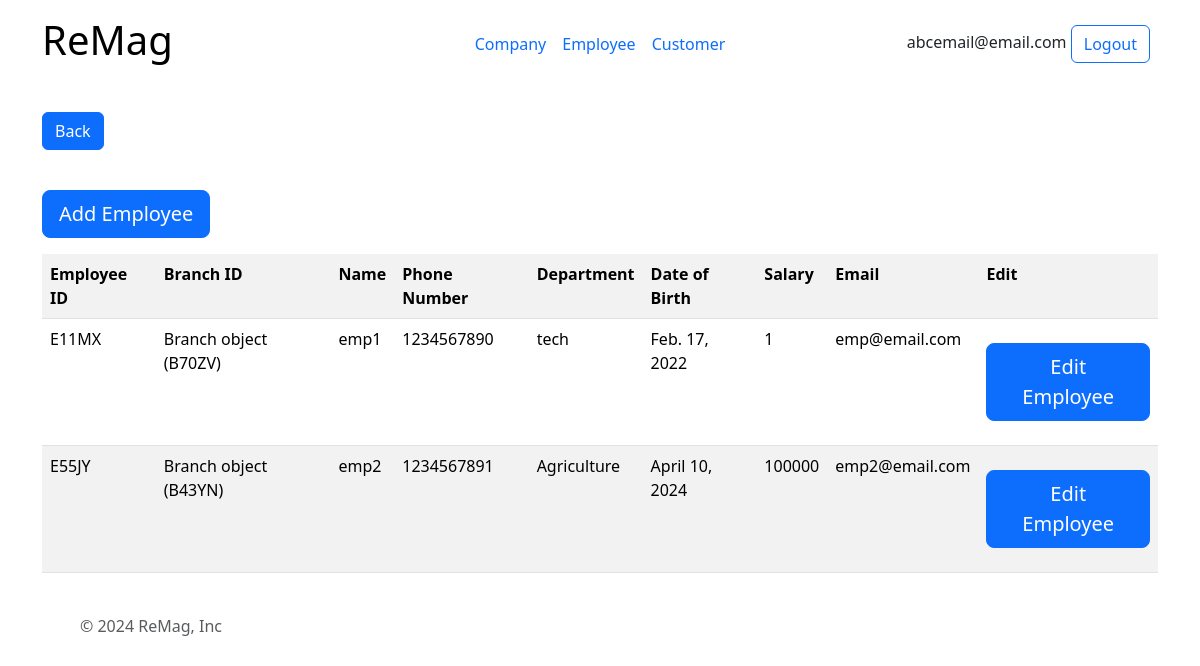
The app's page /all-employees (signed in), older data.
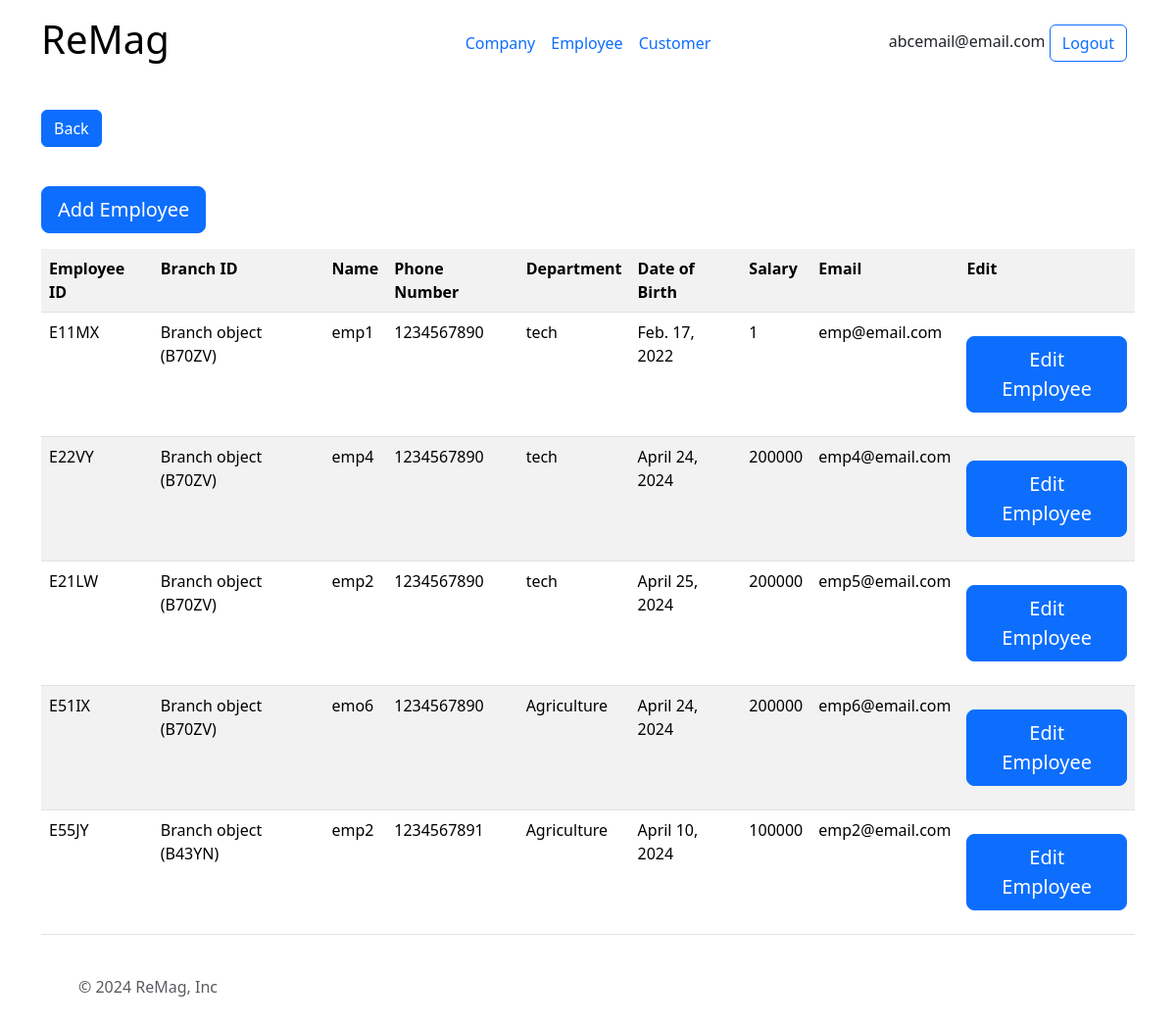
The same page, newer data.
### all/models.py (models this page shows, shortened)
class Company(models.Model):
    c_id=models.CharField(primary_key=True,max_length=5)
    c_name=models.CharField(max_length=30,null=False)
    c_phone=models.IntegerField(null=False)
    c_address=models.CharField(max_length=200,null=False)
    c_email=models.CharField(null=False,max_length=30)
    c_password=models.CharField(null=False,max_length=200)

class Employee(models.Model):
    emp_id=models.CharField(primary_key=True,max_length=5)
    b_id=models.ForeignKey(Branch,on_delete=models.CASCADE)
    emp_name=models.CharField(max_length=40,null=False)
    emp_phone_no=models.IntegerField(null=False)
    department=models.CharField(max_length=30)
    dob=models.DateField(null=False)
    salary=models.IntegerField(null=False)
    emp_email=models.CharField(null=False,max_length=30)
    emp_password=models.CharField(null=False,max_length=200)

class Branch(models.Model):
    b_id=models.CharField(primary_key=True,max_length=5)
    company=models.ForeignKey(Company, on_delete=models.CASCADE)
    b_address=models.CharField(null=False,max_length=200)
    b_phone_no=models.IntegerField(null=False)

### all/views.py (the view)
# urls.py: path("all-employees",views.all_emps,name="all-emps"),
def all_emps(request):
    context = {}
    if 'company' in request.session:
        user = Company.objects.filter(c_id=request.session['company'])
        company=Company.objects.get(pk=request.session['company'])
        if user.exists():
            context['email'] = request.session['email']
            company_branches = Branch.objects.filter(company=request.session['company'])
            all_emps=[]
            for branch in company_branches:
                all_emps.extend(Employee.objects.filter(b_id=branch))
            context['all_emps']=all_emps
            return render(request,"all/all-employees.html",context=context)
    return redirect("/logincompany")

### all/templates/all/all-employees.html (shortened to what this page needs)
{% extends "all/base.html" %}
{% block content %}
<div>
    <button onclick="location.href='/companypage';" class="btn btn-primary">Back</button>
    <br>
    <br>
    <button type="button" class="btn btn-primary btn-lg  my-3" onclick="location.href = '/add-employees';" method="post">Add Employee</button>
    <table class="table table-striped col-md-6">
        <tr>
            <th scope="col-1">Employee ID</th>
            <th scope="col-1">Branch ID</th>
            <th scope="col-2">Name</th>
            <th scope="col-2">Phone Number</th>
            <th scope="col-1">Department</th>
            <th scope="col-1">Date of Birth</th>
            <th scope="col-1">Salary</th>
            <th scope="col-2">Email</th>
            <th scope="col-1">Edit</th>
        </tr>
        {% for emp in all_emps %}
            <tr>
                <td scope="col-1">{{emp.emp_id}}</td>
                <td scope="col-1">{{emp.b_id}}</td>
                <td scope="col-2">{{emp.emp_name}}</td>
                <td scope="col-2">{{emp.emp_phone_no}}</td>
                <td scope="col-1">{{emp.department}}</td>
                <td scope="col-1">{{emp.dob}}</td>
                <td scope="col-1">{{emp.salary}}</td>
                <td scope="col-2">{{emp.emp_email}}</td>
                <td scope="col-1"><button type="button" class="btn btn-primary btn-lg  my-3" onclick="location.href = '/edit-emp/{{emp.emp_id}}';" method="post">Edit Employee</button></td>
            </tr>
        {% endfor %}
    </table>
</div>
{% endblock %}

### all/templates/all/base.html (shortened to what this page needs)
{% load static %}
<!DOCTYPE html>
<head>
    <link href="https://cdn.jsdelivr.net/npm/bootstrap@5.3.3/dist/css/bootstrap.min.css" rel="stylesheet">
    <link href="{% static 'all/styles/styles1.css' %}" rel="stylesheet">
</head>
<body>
   <div class="container">
    <header class="d-flex flex-wrap align-items-center justify-content-center justify-content-md-between py-3 mb-4">
      <div class="col-md-3 mb-2 mb-md-0">
        <a href="/" class="d-inline-flex link-body-emphasis text-decoration-none">
            <h3>ReMag</h3>
        </a>
      </div>
      <ul class="nav col-12 col-md-auto mb-2 justify-content-center mb-md-0">
        <li><a href="/logincompany" class="nav-link px-2">Company</a></li>
        <li><a href="/loginemp" class="nav-link px-2">Employee</a></li>
        <li><a href="/logincus" class="nav-link px-2">Customer</a></li>
      </ul>
      {% if email %}
      <div class="col-md-3 text-end">
        {{email}}
        <button type="button" class="btn btn-outline-primary me-2" onclick="location.href = '/logout';">Logout</button>
      </div>
      {% endif %}
    </header>
  </div>
  <div class="container">
    {% block content %}
    {% endblock %}
  </div>
  <div class="container">
    <footer class="d-flex flex-wrap justify-content-between align-items-center py-3 my-4">
      <div class="col-md-4 d-flex align-items-center">
        <a href="/" class="mb-3 me-2 mb-md-0 text-body-secondary text-decoration-none lh-1">
          <svg class="bi" width="30" height="24"><use xlink:href="#bootstrap"></use></svg>
        </a>
        <span class="mb-3 mb-md-0 text-body-secondary">© 2024 ReMag, Inc</span>
      </div>
      <ul class="nav col-md-4 justify-content-end list-unstyled d-flex">
        <li class="ms-3"><a class="text-body-secondary" href="#"><svg class="bi" width="24" height="24"><use xlink:href="#twitter"></use></svg></a></li>
        <li class="ms-3"><a class="text-body-secondary" href="#"><svg class="bi" width="24" height="24"><use xlink:href="#instagram"></use></svg></a></li>
        <li class="ms-3"><a class="text-body-secondary" href="#"><svg class="bi" width="24" height="24"><use xlink:href="#facebook"></use></svg></a></li>
      </ul>
    </footer>
  </div>
</body>

### all/static/all/styles/styles1.css (style rules this page uses)
h1,h2,h3 { text-align: center; font-size: 40px; }

Row changes from the older to the newer data that the page shows:
added Employee: emp_id "E22VY", b_id "Branch object (B70ZV)", emp_name "emp4", emp_phone_no "1234567890", department "tech", dob "April 24, 2024", salary "200000", emp_email "emp4@email.com"
added Employee: emp_id "E21LW", b_id "Branch object (B70ZV)", emp_name "emp2", emp_phone_no "1234567890", department "tech", dob "April 25, 2024", salary "200000", emp_email "emp5@email.com"
added Employee: emp_id "E51IX", b_id "Branch object (B70ZV)", emp_name "emo6", emp_phone_no "1234567890", department "Agriculture", dob "April 24, 2024", salary "200000", emp_email "emp6@email.com"
